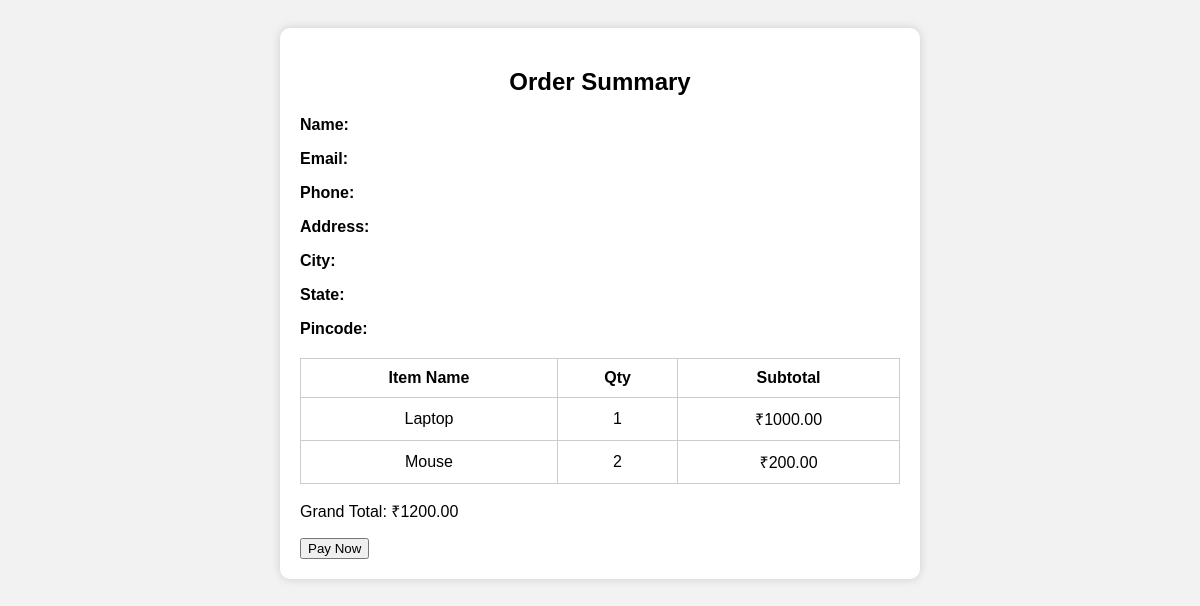
The page /order/2/ (signed in) on the database its author committed.
### app/models.py (models this page shows, shortened)
class OrderItem(models.Model):
    order = models.ForeignKey(Order, on_delete=models.CASCADE, related_name="items")
    product_name = models.CharField(max_length=200)
    quantity = models.IntegerField(default=1)
    price = models.DecimalField(max_digits=10, decimal_places=2)  # subtotal per line

class Order(models.Model):
    user = models.ForeignKey(User, on_delete=models.CASCADE)
    billing_details = models.ForeignKey(
        BillingDetails, on_delete=models.SET_NULL, null=True, blank=True
    )
    total_amount = models.DecimalField(max_digits=10, decimal_places=2)
    date = models.DateTimeField(auto_now_add=True)

### app/views.py (the view)
# urls.py: path('order/<int:order_id>/', views.order_detail, name='order_detail'),
@login_required
def order_detail(request, order_id):
    order = get_object_or_404(Order, id=order_id, user=request.user)
    items = order.items.all()
    return render(request, 'order_detail.html', {
        'order': order,
        'items': items
    })

### app/templates/order_detail.html (shortened to what this page needs)
<!DOCTYPE html>
<html>
<head>
</head>
<body>
<div class="summary-box">
    <h2>Order Summary</h2>
<p><b>Name:</b> {{ order.billing_details.full_name }}</p>
<p><b>Email:</b> {{ order.billing_details.email }}</p>
<p><b>Phone:</b> {{ order.billing_details.phone_number }}</p>
<p><b>Address:</b> {{ order.billing_details.address }}</p>
<p><b>City:</b> {{ order.billing_details.city }}</p>
<p><b>State:</b> {{ order.billing_details.state }}</p>
<p><b>Pincode:</b> {{ order.billing_details.pincode }}</p>
<table>
<tr>
<th>Item Name</th><th>Qty</th><th>Subtotal</th>
</tr>
{% for item in items %}
<tr>
<td>{{ item.product_name }}</td>
<td>{{ item.quantity }}</td>
<td>₹{{ item.price }}</td>
</tr>
{% endfor %}
</table>
<p>Grand Total: ₹{{ order.total_amount }}</p>
<button id="pay-button">Pay Now</button>
</body>
</html>

### app/templates/order_detail.html (style rules this page uses)
body { font-family: Arial, sans-serif; padding: 20px; background: #f2f2f2; }
.summary-box { width: 600px; margin: auto; padding: 20px; background: #fff; border-radius: 10px; box-shadow: 0 0 10px rgba(0,0,0,0.15); }
h2 { text-align: center; }
table { width: 100%; border-collapse: collapse; margin-top: 20px; }
table th, table td { border: 1px solid #ccc; padding: 10px; text-align: center; }

### rows shown on the page
OrderItem: product_name "Laptop", quantity "1", price "1000.00"
OrderItem: product_name "Mouse", quantity "2", price "200.00"
Order: total_amount "1200.00"
